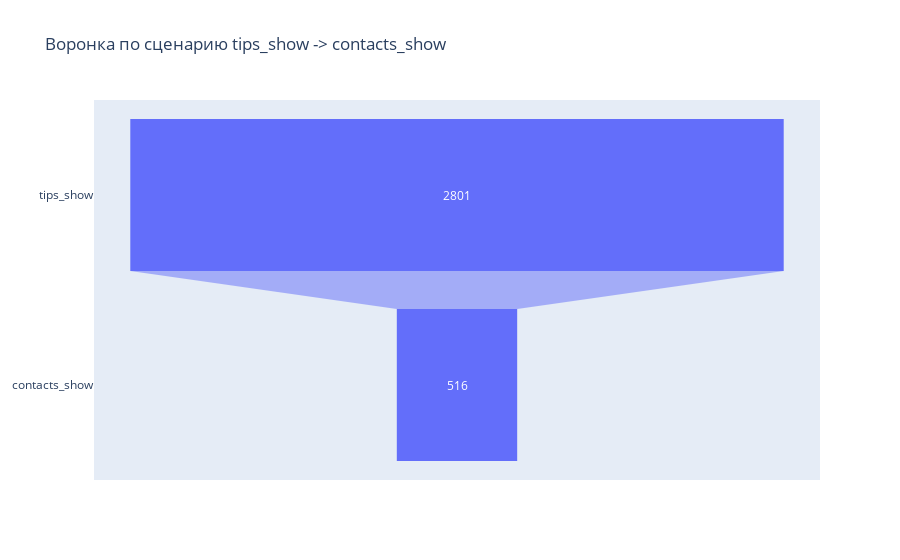

This figure's notebook cell:
### Markdown cell above
Построим воронку по сценарию tips_show -> contacts_show.

### Code cell
funnel(df_unique_events, 'tips_show', 'contacts_show')

### Figure 1 — Plotly figure (JSON) as saved in the notebook; plotly's stock layout.template omitted (floating-point values rounded to 4 significant figures)
{"data": [{"type": "funnel", "x": [2801, 516], "y": ["tips_show", "contacts_show"]}], "layout": {"title": {"text": "Воронка по сценарию tips_show -> contacts_show"}}}
